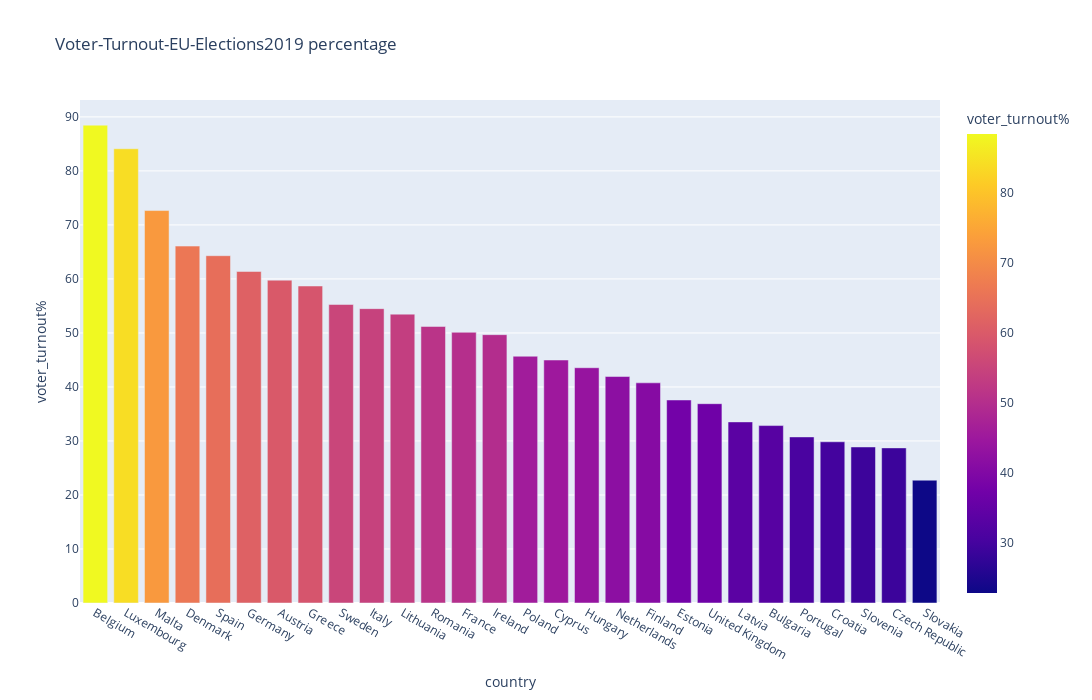

The notebook cell this image was saved under:
### Code cell
fig=px.bar(only2019,x='country',y='voter_turnout%',color='voter_turnout%',title='Voter-Turnout-EU-Elections2019 percentage',height=700, width=2000)
fig.show()

### Figure 1 — Plotly figure (JSON) as saved in the notebook; plotly's stock layout.template omitted (floating-point values rounded to 4 significant figures)
{"data": [{"alignmentgroup": "True", "hovertemplate": "country=%{x}<br>voter_turnout%=%{marker.color}<extra></extra>", "legendgroup": "", "marker": {"color": [88.47, 84.1, 72.66, 66.08, 64.3, 61.38, 59.77, 58.69, 55.27, 54.5, 53.48, 51.2, 50.12, 49.68, 45.69, 44.99, 43.56, 41.93, 40.76, 37.59, 36.9, 33.53, 32.85, 30.75, 29.85, 28.89, 28.72, 22.74], "coloraxis": "coloraxis"}, "name": "", "offsetgroup": "", "orientation": "v", "showlegend": false, "textposition": "auto", "type": "bar", "x": ["Belgium", "Luxembourg", "Malta", "Denmark", "Spain", "Germany", "Austria", "Greece", "Sweden", "Italy", "Lithuania", "Romania", "France", "Ireland", "Poland", "Cyprus", "Hungary", "Netherlands", "Finland", "Estonia", "United Kingdom", "Latvia", "Bulgaria", "Portugal", "Croatia", "Slovenia", "Czech Republic", "Slovakia"], "xaxis": "x", "y": [88.47, 84.1, 72.66, 66.08, 64.3, 61.38, 59.77, 58.69, 55.27, 54.5, 53.48, 51.2, 50.12, 49.68, 45.69, 44.99, 43.56, 41.93, 40.76, 37.59, 36.9, 33.53, 32.85, 30.75, 29.85, 28.89, 28.72, 22.74], "yaxis": "y"}], "layout": {"barmode": "relative", "coloraxis": {"colorbar": {"title": {"text": "voter_turnout%"}}, "colorscale": [[0, "#0d0887"], [0.1111, "#46039f"], [0.2222, "#7201a8"], [0.3333, "#9c179e"], [0.4444, "#bd3786"], [0.5556, "#d8576b"], [0.6667, "#ed7953"], [0.7778, "#fb9f3a"], [0.8889, "#fdca26"], [1, "#f0f921"]]}, "height": 700, "legend": {"tracegroupgap": 0}, "title": {"text": "Voter-Turnout-EU-Elections2019 percentage"}, "width": 2000, "xaxis": {"anchor": "y", "domain": [0, 1], "title": {"text": "country"}}, "yaxis": {"anchor": "x", "domain": [0, 1], "title": {"text": "voter_turnout%"}}}}
